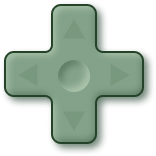
#> input picture data/atlas/dpad.png, 156 x 156 px
$ python classify_stage1_only.py ../../../data/atlas/dpad.png
#> lines starting #> are read from the running program, lines starting #| are printed output that depends on the picture
import numpy as np
from PIL import Image
import sys, os, json

def load_gray(p):
#> called with p = '../../../data/atlas/dpad.png'
    im = Image.open(p).convert("L")
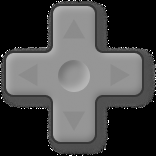
#> im: PIL image 156x156 L; min 0, max 255, mean 74.5
    return np.asarray(im).astype(np.float32)

def load_rgb(p):
    im = Image.open(p).convert("RGB")
    return np.asarray(im).astype(np.float32)

def smooth1d(x, win):
    # simple moving-average smoothing with edge padding
    k = np.ones(win) / win
    pad = win // 2
    xp = np.pad(x, (pad, pad), mode='edge')
    return np.convolve(xp, k, mode='valid')[:len(x)]

def analyze(path, dip_thresh=10.0, width_frac_thresh=0.85, max_run=8,
            smooth_win=41, per_pixel_dip=8.0, edge_margin=4):
    gray = load_gray(path)
    H, W = gray.shape
#> H = 156; W = 156
    row_mean = gray.mean(axis=1)
#> row_mean = 156 values, max 146.9 at index 55, min 7.64 at index 154, mean 74.45
    baseline = smooth1d(row_mean, smooth_win)
#> in smooth1d, `xp = np.pad(x, (pad, pad), mode='edge')`: xp = 196 values, max 146.9 at index 75, min 7.64 at index 174, mean 61.59
#> baseline = 156 values, max 138.8 at index 73, min 19.28 at index 155, mean 73.32
    residual = row_mean - baseline  # negative = darker than local vertical trend
#> residual = 156 values, max 41.23 at index 55, min -34.72 at index 46, mean 1.13

    candidate = residual < -dip_thresh

    # per-pixel width check: for each row, compare each pixel to a per-column
    # local vertical baseline (average of rows +-(smooth_win//2), excluding
    # a small halo around the row itself so a genuine band doesn't smooth
    # itself into its own baseline)
    half = smooth_win // 2
    hits = []
    W_MARGIN = edge_margin
    i = 0
    while i < H:
        if candidate[i]:
            j = i
            while j < H and candidate[j] and (j - i) < max_run:
                j += 1
            run_rows = list(range(i, j))
            # per-pixel width fraction using the row(s) in the run vs column
            # baseline computed from rows outside the run (avoid self-bias)
            lo = max(0, i - half - 2)
            hi = min(H, j + half + 2)
            outside_rows = [r for r in range(lo, hi) if r < i - 1 or r >= j + 1]
            if len(outside_rows) >= 4:
                col_baseline = gray[outside_rows, :].mean(axis=0)
                row_block = gray[run_rows, :].mean(axis=0)
                dip = col_baseline - row_block  # positive = darker than surround
                usable = dip[W_MARGIN:W - W_MARGIN]
                width_frac = float((usable > per_pixel_dip).mean())
            else:
                width_frac = 0.0
            depth = float(-residual[run_rows].mean())
            hits.append(dict(row_start=i, row_end=j - 1, height=j - i,
                              depth=depth, width_frac=width_frac))
            i = j
        else:
            i += 1
#> this loop made 133 passes
#> (width_frac, depth) on passes 1, 3, 35, 36, 41, 84, 95, 97, 98: (0.358, 13.37), (0.405, 11.31), (0.716, 18.67), (0.716, 31.69), (0.574, 12.11), (0.588, 17.73), (0.439, 11.64), (0.73, 18.98), (0.635, 11.06)
#> after the loop, col_baseline = 156 values, max 107.7 at index 58, min 0 at index 0, mean 35.41; depth = 11.87; dip = 156 values, max 107.7 at index 58, min -55.21 at index 71, mean 27.51; hi = 156; hits = 10 items; i = 156; j = 156; lo = 132; outside_rows = [132, 133, 134, 135, 136, 137, 138, 139, 140, 141, 142, 143, 144, 145, 146, 147, 148, 149, 150, 151, 152]; row_block = 156 values, max 159.5 at index 71, min 0 at index 0, mean 7.91; run_rows = [154, 155]; usable = 148 values, max 107.7 at index 54, min -55.21 at index 67, mean 28.99; width_frac = 0.378

    banded_runs = [h for h in hits if h['width_frac'] >= width_frac_thresh and h['depth'] >= dip_thresh]
#> banded_runs = []
    return dict(path=os.path.basename(path), H=H, W=W, all_runs=hits, banded_runs=banded_runs,
                is_banded=len(banded_runs) > 0)

if __name__ == "__main__":
    path = sys.argv[1]
    r = analyze(path)
#> r = 6 items
    print(json.dumps(r, indent=None))
#> (printed output is left out)
